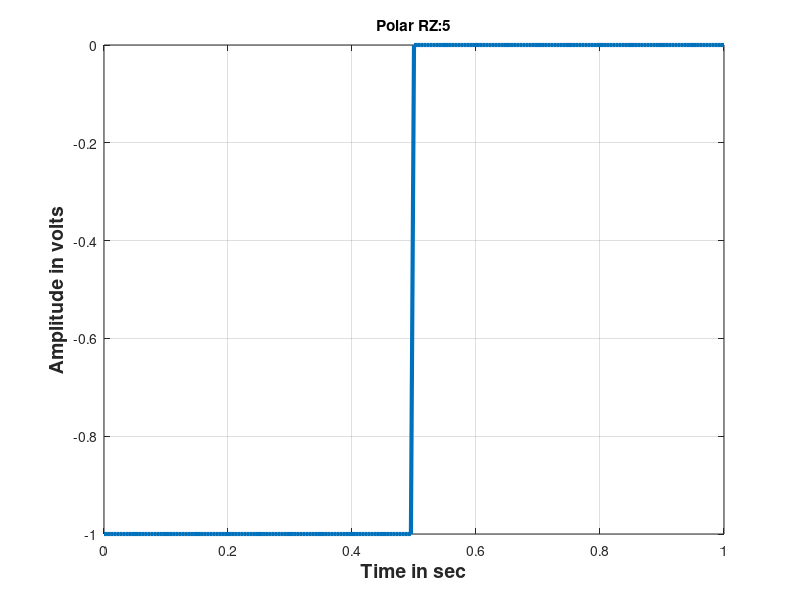

Write the MATLAB code that produced this figure.
clc;
clear all;
close all;
bits= input('Enter the bit:');
bitrate=1;
figure;
n=200;
T = length(bits)/bitrate;
N = n*length(bits);
dt = T/N;
t = 0:dt:T;
x =zeros(1,length(t));

for i = 0:length(bits)-1
  if bits(i+1) == 1
    x(i*n+1:(i+0.5)*n) = 1;
    x((i+0.5)*n+1:(i+1)*n) = 0;
  else
    x(i*n+1:(i+0.5)*n) = -1;
    x((i+0.5)*n+1:(i+1)*n) = 0;
  end
end
plot(t, x, 'Linewidth', 3);
xlabel('Time in sec','fontsize',14,'fontWeight','bold');
grid on;
ylabel('Amplitude in volts','fontsize',14,'fontWeight','bold');
title(['Polar RZ:' num2str(bits)]);
